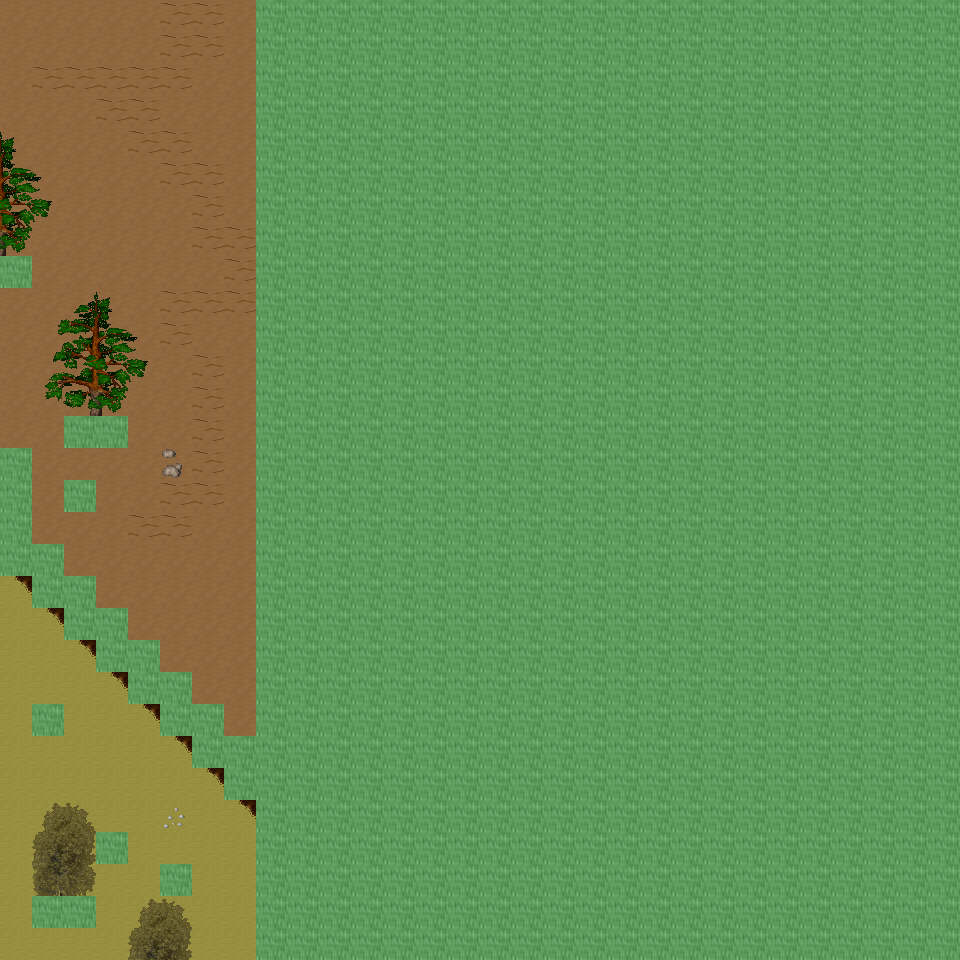

A 2D game scene composited from a Tiled map and its tileset images. What follows is a short description and the map's XML, with each tile layer's data collapsed to a summary:
An orthogonal 30x30 tile map with 32x32 px tiles, 6 tile layers (Ground, Object, Object2, Above, ...), 49 tilesets and 5 objects (5x mapchange).

<map version="1.0" orientation="orthogonal" renderorder="right-down" width="30" height="30" tilewidth="32" tileheight="32" nextobjectid="6">
  <tileset firstgid="1" name="tileset_ground_ground" tilewidth="32" tileheight="32" tilecount="33" columns="3">
    <image source="../drawable/tileset_ground_ground.png" width="96" height="352" />
  </tileset>
  <tileset firstgid="34" name="tileset_ground_ice_ice" tilewidth="32" tileheight="32" tilecount="3" columns="3">
    <image source="../drawable/tileset_ground_ice_ice.png" width="96" height="32" />
  </tileset>
  <tileset firstgid="37" name="tileset_ground_indoor_brown_hole" tilewidth="32" tileheight="32" tilecount="56" columns="7">
    <image source="../drawable/tileset_ground_indoor_brown_hole.png" width="224" height="256" />
  </tileset>
  <tileset firstgid="93" name="tileset_ground_earth_edges" tilewidth="32" tileheight="32" tilecount="18" columns="6">
    <image source="../drawable/tileset_ground_earth_edges.png" width="192" height="96" />
  </tileset>
  <tileset firstgid="111" name="tileset_ground_rock_pebbles" tilewidth="32" tileheight="32" tilecount="3" columns="1">
    <image source="../drawable/tileset_ground_rock_pebbles.png" width="32" height="96" />
  </tileset>
  <tileset firstgid="114" name="tileset_item_corpse_huge_animal" tilewidth="32" tileheight="32" tilecount="16" columns="2">
    <image source="../drawable/tileset_item_corpse_huge_animal.png" width="64" height="256" />
  </tileset>
  <tileset firstgid="130" name="tileset_plant_flower_daisy_white" tilewidth="32" tileheight="32" tilecount="8" columns="2">
    <image source="../drawable/tileset_plant_flower_daisy_white.png" width="64" height="128" />
  </tileset>
  <tileset firstgid="138" name="tileset_ground_ridge_earth_dark" tilewidth="32" tileheight="32" tilecount="96" columns="12">
    <image source="../drawable/tileset_ground_ridge_earth_dark.png" width="384" height="256" />
  </tileset>
  <tileset firstgid="234" name="tileset_ground_grass_edges" tilewidth="32" tileheight="32" tilecount="36" columns="12">
    <image source="../drawable/tileset_ground_grass_edges.png" width="384" height="96" />
  </tileset>
  <tileset firstgid="270" name="tileset_ground_ridge_ice_2" tilewidth="32" tileheight="32" tilecount="42" columns="7">
    <image source="../drawable/tileset_ground_ridge_ice_2.png" width="224" height="192" />
  </tileset>
  <tileset firstgid="312" name="tileset_ground_ice_glacier" tilewidth="32" tileheight="32" tilecount="1" columns="1">
    <image source="../drawable/tileset_ground_ice_glacier.png" width="32" height="32" />
  </tileset>
  <tileset firstgid="313" name="tileset_plant_bush_large_brown" tilewidth="32" tileheight="32" tilecount="9" columns="3">
    <image source="../drawable/tileset_plant_bush_large_brown.png" width="96" height="96" />
  </tileset>
  <tileset firstgid="322" name="tileset_ground_ridge_ice" tilewidth="32" tileheight="32" tilecount="42" columns="7">
    <image source="../drawable/tileset_ground_ridge_ice.png" width="224" height="192" />
  </tileset>
  <tileset firstgid="364" name="tileset_plant_bush_various_small" tilewidth="32" tileheight="32" tilecount="9" columns="3">
    <image source="../drawable/tileset_plant_bush_various_small.png" width="96" height="96" />
  </tileset>
  <tileset firstgid="373" name="tileset_ground_rock_rocks_2" tilewidth="32" tileheight="32" tilecount="4" columns="2">
    <image source="../drawable/tileset_ground_rock_rocks_2.png" width="64" height="64" />
  </tileset>
  <tileset firstgid="377" name="tileset_ground_brown_2" tilewidth="32" tileheight="32" tilecount="2" columns="1">
    <image source="../drawable/tileset_ground_brown_2.png" width="32" height="64" />
  </tileset>
  <tileset firstgid="379" name="tileset_plant_bush_large_green" tilewidth="32" tileheight="32" tilecount="9" columns="3">
    <image source="../drawable/tileset_plant_bush_large_green.png" width="96" height="96" />
  </tileset>
  <tileset firstgid="388" name="tileset_plant_grasses" tilewidth="32" tileheight="32" tilecount="6" columns="3">
    <image source="../drawable/tileset_plant_grasses.png" width="96" height="64" />
  </tileset>
  <tileset firstgid="394" name="tileset_furniture_table_long_side_on_pale" tilewidth="32" tileheight="32" tilecount="3" columns="3">
    <image source="../drawable/tileset_furniture_table_long_side_on_pale.png" width="96" height="32" />
  </tileset>
  <tileset firstgid="397" name="tileset_item_blood_nsew_stains" tilewidth="32" tileheight="32" tilecount="4" columns="2">
    <image source="../drawable/tileset_item_blood_nsew_stains.png" width="64" height="64" />
  </tileset>
  <tileset firstgid="401" name="tileset_item_blood_floor_stains_2" tilewidth="32" tileheight="32" tilecount="4" columns="2">
    <image source="../drawable/tileset_item_blood_floor_stains_2.png" width="64" height="64" />
  </tileset>
  <tileset firstgid="405" name="tileset_item_statue_grey_stone" tilewidth="32" tileheight="32" tilecount="4" columns="2">
    <image source="../drawable/tileset_item_statue_grey_stone.png" width="64" height="64" />
  </tileset>
  <tileset firstgid="409" name="tileset_item_statue_cross" tilewidth="32" tileheight="32" tilecount="1" columns="1">
    <image source="../drawable/tileset_item_statue_cross.png" width="32" height="32" />
  </tileset>
  <tileset firstgid="410" name="tileset_item_button_gold" tilewidth="32" tileheight="32" tilecount="2" columns="2">
    <image source="../drawable/tileset_item_button_gold.png" width="64" height="32" />
  </tileset>
  <tileset firstgid="412" name="tileset_ground_rock_green_crystal" tilewidth="32" tileheight="32" tilecount="9" columns="3">
    <image source="../drawable/tileset_ground_rock_green_crystal.png" width="96" height="96" />
  </tileset>
  <tileset firstgid="421" name="tileset_item_statue_metal_and_stone" tilewidth="32" tileheight="32" tilecount="6" columns="3">
    <image source="../drawable/tileset_item_statue_metal_and_stone.png" width="96" height="64" />
  </tileset>
  <tileset firstgid="427" name="tileset_ground_ladder_horizontal_pale" tilewidth="32" tileheight="32" tilecount="3" columns="1">
    <image source="../drawable/tileset_ground_ladder_horizontal_pale.png" width="32" height="96" />
  </tileset>
  <tileset firstgid="430" name="tileset_building_fence_fence_chunky" tilewidth="32" tileheight="32" tilecount="21" columns="3">
    <image source="../drawable/tileset_building_fence_fence_chunky.png" width="96" height="224" />
  </tileset>
  <tileset firstgid="451" name="tileset_plant_bush_bushes" tilewidth="32" tileheight="32" tilecount="10" columns="5">
    <image source="../drawable/tileset_plant_bush_bushes.png" width="160" height="64" />
  </tileset>
  <tileset firstgid="461" name="tileset_item_blood_floor_stain" tilewidth="32" tileheight="32" tilecount="1" columns="1">
    <image source="../drawable/tileset_item_blood_floor_stain.png" width="32" height="32" />
  </tileset>
  <tileset firstgid="462" name="tileset_item_corpse_skull_dark" tilewidth="32" tileheight="32" tilecount="2" columns="2">
    <image source="../drawable/tileset_item_corpse_skull_dark.png" width="64" height="32" />
  </tileset>
  <tileset firstgid="464" name="tileset_logic_collision" tilewidth="32" tileheight="32" tilecount="1" columns="1">
    <image source="../drawable/tileset_logic_collision.png" width="32" height="32" />
  </tileset>
  <tileset firstgid="465" name="tileset_plant_tree_taller_trees" tilewidth="32" tileheight="32" tilecount="32" columns="8">
    <image source="../drawable/tileset_plant_tree_taller_trees.png" width="256" height="128" />
  </tileset>
  <tileset firstgid="497" name="tileset_building_wall_int_clay" tilewidth="32" tileheight="32" tilecount="100" columns="10">
    <image source="../drawable/tileset_building_wall_int_clay.png" width="320" height="320" />
  </tileset>
  <tileset firstgid="597" name="tileset_plant_tree_pine_tree" tilewidth="32" tileheight="32" tilecount="20" columns="4">
    <image source="../drawable/tileset_plant_tree_pine_tree.png" width="128" height="160" />
  </tileset>
  <tileset firstgid="617" name="tileset_plant_tree_pine_tree_1" tilewidth="32" tileheight="32" tilecount="20" columns="4">
    <image source="../drawable/tileset_plant_tree_pine_tree_1.png" width="128" height="160" />
  </tileset>
  <tileset firstgid="637" name="tileset_plant_stump_hollow_logs" tilewidth="32" tileheight="32" tilecount="6" columns="3">
    <image source="../drawable/tileset_plant_stump_hollow_logs.png" width="96" height="64" />
  </tileset>
  <tileset firstgid="643" name="tileset_plant_stump_small_stump" tilewidth="32" tileheight="32" tilecount="4" columns="2">
    <image source="../drawable/tileset_plant_stump_small_stump.png" width="64" height="64" />
  </tileset>
  <tileset firstgid="647" name="tileset_plant_stump_stump_snow1" tilewidth="32" tileheight="32" tilecount="2" columns="2">
    <image source="../drawable/tileset_plant_stump_stump_snow1.png" width="64" height="32" />
  </tileset>
  <tileset firstgid="649" name="tileset_plant_stump_stump_snow" tilewidth="32" tileheight="32" tilecount="2" columns="2">
    <image source="../drawable/tileset_plant_stump_stump_snow.png" width="64" height="32" />
  </tileset>
  <tileset firstgid="651" name="tileset_building_decoration_rocks" tilewidth="32" tileheight="32" tilecount="6" columns="3">
    <image source="../drawable/tileset_building_decoration_rocks.png" width="96" height="64" />
  </tileset>
  <tileset firstgid="657" name="tileset_ground_rock_rocks" tilewidth="32" tileheight="32" tilecount="4" columns="2">
    <image source="../drawable/tileset_ground_rock_rocks.png" width="64" height="64" />
  </tileset>
  <tileset firstgid="661" name="tileset_ground_grass_corners" tilewidth="32" tileheight="32" tilecount="24" columns="6">
    <image source="../drawable/tileset_ground_grass_corners.png" width="192" height="128" />
  </tileset>
  <tileset firstgid="685" name="tileset_plant_lily_pads" tilewidth="32" tileheight="32" tilecount="2" columns="1">
    <image source="../drawable/tileset_plant_lily_pads.png" width="32" height="64" />
  </tileset>
  <tileset firstgid="687" name="tileset_plant_tree_snow_on_pine" tilewidth="32" tileheight="32" tilecount="20" columns="4">
    <image source="../drawable/tileset_plant_tree_snow_on_pine.png" width="128" height="160" />
  </tileset>
  <tileset firstgid="707" name="tileset_ground_stonecircle" tilewidth="32" tileheight="32" tilecount="81" columns="9">
    <image source="../drawable/tileset_ground_stonecircle.png" width="288" height="288" />
  </tileset>
  <tileset firstgid="788" name="tileset_object_rotating_crystal" tilewidth="32" tileheight="32" tilecount="48" columns="8">
    <image source="../drawable/tileset_object_rotating_crystal.png" width="256" height="192" />
  </tileset>
  <tileset firstgid="836" name="tileset_building_wall_int_sandstone" tilewidth="32" tileheight="32" tilecount="15" columns="3">
    <image source="../drawable/tileset_building_wall_int_sandstone.png" width="96" height="160" />
  </tileset>
  <tileset firstgid="851" name="tileset_building_ice_tower" tilewidth="32" tileheight="32" tilecount="252" columns="9">
    <image source="../drawable/tileset_building_ice_tower.png" width="288" height="896" />
  </tileset>
  <layer name="Ground" width="30" height="30">
    <data>[900 cells, 900 non-empty, 2 distinct tile ids]</data>
  </layer>
  <layer name="Object" width="30" height="30">
    <data>[900 cells, 255 non-empty, 46 distinct tile ids]</data>
  </layer>
  <layer name="Object2" width="30" height="30">
    <data>[900 cells, 0 non-empty, 0 distinct tile ids]</data>
  </layer>
  <layer name="Above" width="30" height="30">
    <data>[900 cells, 106 non-empty, 42 distinct tile ids]</data>
  </layer>
  <layer name="Above2" width="30" height="30">
    <data>[900 cells, 0 non-empty, 0 distinct tile ids]</data>
  </layer>
  <layer name="Walkable" width="30" height="30">
    <data>[900 cells, 687 non-empty, 1 distinct tile ids]</data>
  </layer>
  <objectgroup name="MapEvents">
    <object id="1" name="north" type="mapchange" x="0" y="0" width="256" height="32">
      <properties>
        <property name="map" value="0_ados_mountain_n2_w2_x3_y1" />
        <property name="place" value="south" />
      </properties>
    </object>
    <object id="2" name="south" type="mapchange" x="0" y="928" width="256" height="32">
      <properties>
        <property name="map" value="0_ados_mountain_n2_w2_x3_y3" />
        <property name="place" value="north" />
      </properties>
    </object>
    <object id="3" name="west" type="mapchange" x="0" y="0" width="32" height="256">
      <properties>
        <property name="map" value="0_ados_mountain_n2_w2_x2_y2" />
        <property name="place" value="east" />
      </properties>
    </object>
    <object id="4" name="west2" type="mapchange" x="0" y="288" width="32" height="160">
      <properties>
        <property name="map" value="0_ados_mountain_n2_w2_x2_y2" />
        <property name="place" value="east2" />
      </properties>
    </object>
    <object id="5" name="west3" type="mapchange" x="0" y="576" width="32" height="384">
      <properties>
        <property name="map" value="0_ados_mountain_n2_w2_x2_y2" />
        <property name="place" value="east3" />
      </properties>
    </object>
  </objectgroup>
</map>
